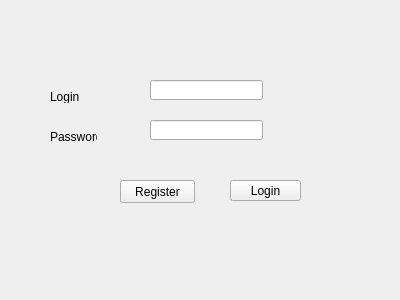
<?xml version="1.0" encoding="UTF-8"?>
<ui version="4.0">
 <class>login</class>
 <widget class="QWidget" name="login">
  <property name="geometry">
   <rect>
    <x>0</x>
    <y>0</y>
    <width>400</width>
    <height>300</height>
   </rect>
  </property>
  <property name="windowTitle">
   <string>Form</string>
  </property>
  <widget class="QPushButton" name="loginButton">
   <property name="geometry">
    <rect>
     <x>230</x>
     <y>180</y>
     <width>71</width>
     <height>21</height>
    </rect>
   </property>
   <property name="text">
    <string>Login</string>
   </property>
  </widget>
  <widget class="QLineEdit" name="lineEdit">
   <property name="geometry">
    <rect>
     <x>150</x>
     <y>80</y>
     <width>113</width>
     <height>20</height>
    </rect>
   </property>
  </widget>
  <widget class="QLineEdit" name="lineEdit_2">
   <property name="geometry">
    <rect>
     <x>150</x>
     <y>120</y>
     <width>113</width>
     <height>20</height>
    </rect>
   </property>
   <property name="echoMode">
    <enum>QLineEdit::Password</enum>
   </property>
  </widget>
  <widget class="QLabel" name="label">
   <property name="geometry">
    <rect>
     <x>50</x>
     <y>90</y>
     <width>47</width>
     <height>13</height>
    </rect>
   </property>
   <property name="text">
    <string>Login </string>
   </property>
  </widget>
  <widget class="QLabel" name="label_2">
   <property name="geometry">
    <rect>
     <x>50</x>
     <y>130</y>
     <width>47</width>
     <height>13</height>
    </rect>
   </property>
   <property name="text">
    <string>Password</string>
   </property>
  </widget>
  <widget class="QLabel" name="label_3">
   <property name="geometry">
    <rect>
     <x>50</x>
     <y>230</y>
     <width>281</width>
     <height>61</height>
    </rect>
   </property>
   <property name="font">
    <font>
     <pointsize>11</pointsize>
     <weight>75</weight>
     <bold>true</bold>
     <underline>true</underline>
    </font>
   </property>
   <property name="text">
    <string/>
   </property>
  </widget>
  <widget class="QPushButton" name="RegisterButton">
   <property name="enabled">
    <bool>true</bool>
   </property>
   <property name="geometry">
    <rect>
     <x>120</x>
     <y>180</y>
     <width>75</width>
     <height>23</height>
    </rect>
   </property>
   <property name="text">
    <string>Register</string>
   </property>
  </widget>
 </widget>
 <resources/>
 <connections/>
</ui>
